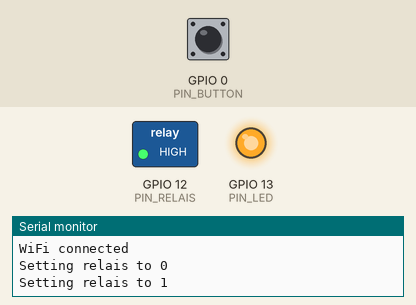
Simulated run of this sketch. Board: ESP8266 (NodeMCU). Shown: switched loads named in the sketch (green lamp = pin HIGH), output pins drawn as LEDs (lit = HIGH), the last lines printed to the serial monitor. Inputs (shaded band) come from the test bench; at power-on: GPIO 0 (PIN_BUTTON) HIGH. WiFi joins after 1.5 s; servers stay silent unless stated; storage starts empty.

Above: at 2.7 s.
2.8 s: GPIO 0 (PIN_BUTTON) pulled LOW for 0.15 s
At 4.1 s:
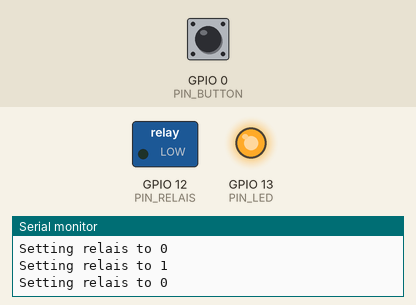
4.4 s: GPIO 0 (PIN_BUTTON) pulled LOW for 1 s
At 6.6 s:
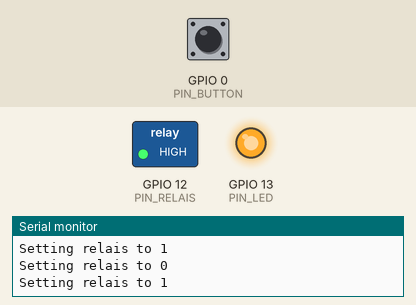
6.9 s: GPIO 0 (PIN_BUTTON) pulled LOW for 3.2 s
At 10.4 s:
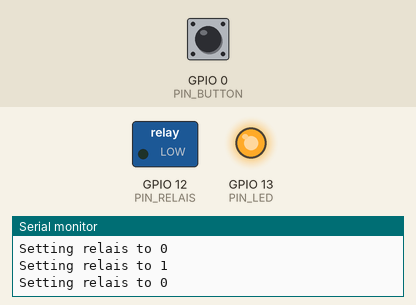
Timing chart, 0 to 11.9 s (numbered marks = the images above; inputs shaded):
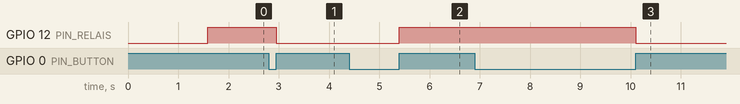

Measured:
- after the input at 2.8 s, GPIO 12 (PIN_RELAIS): HIGH → LOW after 0.15 s
- after the input at 4.4 s, GPIO 12 (PIN_RELAIS): LOW → HIGH after 1.0 s
- after the input at 6.9 s, GPIO 12 (PIN_RELAIS): HIGH → LOW after 3.2 s

The sketch:

sonoffTouchMinimal.ino
```cpp
#include <FS.h>
#include <ESP8266WiFi.h>
#include <fauxmoESP.h>
#include "globals.h"

fauxmoESP fauxmo;

#define PIN_BUTTON 0
#define PIN_LED 13
#define PIN_RELAIS 12

enum LEDMODE {
  LED_NORMAL,
  LED_INV,
  LED_OFF,
  LED_ON,
  LED_WIFI,
};

int switchState = 0;
int ledMode = LED_NORMAL;
int ledState = 0;
int lastPinState = 0;
int stateWiFi = 0;
unsigned long timeCounter = 0;

void setSwitchState(int id, int state){
  Serial.print(F("Setting relais to "));
  Serial.println(state);
  digitalWrite(PIN_RELAIS, state);
  switchState = state;
  switch(ledMode){
    case LED_INV:
      // LED -> Active Low..?
      ledState = state == 1 ? 1 : 0;
      digitalWrite(PIN_LED, ledState);
      break;
    case LED_NORMAL:
      ledState = state == 1 ? 0 : 1;
      digitalWrite(PIN_LED, ledState);
      break;
    case LED_OFF:
      digitalWrite(PIN_LED, 0);
      break;
    case LED_ON:
      digitalWrite(PIN_LED, 1);
      break;
  }
}

void setup() {

  Serial.begin(74880);

  // Check if the SPI-FS is working
  if (SPIFFS.begin()) {
    SPIFFS.end();
  }
  else
  {
    // Cant mount memory. PANIC-Blinky...
    pinMode(PIN_LED, OUTPUT);
    bool ledOn = true;
    while(1)
    {
      digitalWrite(PIN_LED,ledOn);
      ledOn = !ledOn;
      delay(250);
    }
  }

  // SPI-FS good, print some usable data.
  Serial.println(F("Mounted FS"));
  Serial.println(CODE_VERSION);
  Serial.println(WiFi.macAddress());

  // Conenct to WiFi
  wifiConnect();

  // Set Pinmodes
  pinMode(PIN_BUTTON, INPUT);
  pinMode(PIN_LED, OUTPUT);
  pinMode(PIN_RELAIS, OUTPUT);

  // Tell Fauxmo our configured Name.
  fauxmo.addDevice(configParameter.switchName->getValue());
  fauxmo.enable(true);

  // Set the LED-Mode
  if(strcmp(configParameter.ledMode->getValue(), "Inv") == 0){
    ledMode = LED_INV; // WiFi-LED on if relais off
    digitalWrite(PIN_LED, 1);
  } else if(strcmp(configParameter.ledMode->getValue(), "Off") == 0){
    ledMode = LED_OFF; // WiFi-LED always off
    digitalWrite(PIN_LED, 1); // WiFi-LED is active low
  } else if(strcmp(configParameter.ledMode->getValue(), "On") == 0){
    ledMode = LED_ON; // WiFi-LED always on
    digitalWrite(PIN_LED, 0); // WiFi-LED is active low
  } else if(strcmp(configParameter.ledMode->getValue(), "WiFi") == 0){
    ledMode = LED_WIFI; // WiFi-LED off, blinks when no WiFi
    digitalWrite(PIN_LED, 1);
  } else { // We regard every other input as "Normal", WiFi-LED on if relais on
    ledMode = LED_NORMAL;
    digitalWrite(PIN_LED, 1);
  }

  setSwitchState(0, 0);

  fauxmo.onSetState([](unsigned char device_id, const char * device_name, bool state) {
    setSwitchState(device_id, state ? 1 : 0);
    switch(device_id) { // Not needed since there is only one WeMo device emulated. However, might be handy if further stuff should be done.
      case 0:
        return switchState = state;
    }
  });
  fauxmo.onGetState([](unsigned char device_id, const char * device_name) {
    switch(device_id) { // Not needed since there is only one WeMo device emulated. However, might be handy if further stuff should be done.
      case 0:
        return switchState == 1;
    }
    return false;
  });
}


void loop() {
    fauxmo.handle();
    // Poll the Button
    if(ledMode == LED_WIFI){
      stateWiFi = WiFi.status();
      if(stateWiFi != WL_CONNECTED){
        unsigned long currMillis = millis();
        if(currMillis - timeCounter > 1000){
          ledState = ledState == 1 ? 0 : 1;
          timeCounter = millis();
        }
      }
    }
    int pinState = digitalRead(PIN_BUTTON);
    if(lastPinState == 0 && pinState == 1){
      setSwitchState(0, switchState == 0 ? 1 : 0);
    }
    lastPinState = pinState;
}
```

FSMemory.ino
```cpp
/**
 * FSMemory.ino
 *
 * Created on: 15.08.2018
 *     Author: Benedikt-Alexander Mokroß (benedikt@bhorn.de)
 */

#include <FS.h>
#include "globals.h"
#include <math.h>

inline String getConfigFilename(String key)
{
  return "pcfg_"+key;
}

String getConfigFS(String key)
{
  String filename = getConfigFilename(key);
  if(!SPIFFS.exists(filename)){
    return "";
  }
  File f = SPIFFS.open(filename, "r");
  if (!f) {
    return "";
  }
  char cfgbuf[f.size()+1];
  f.readBytes(cfgbuf,f.size());
  cfgbuf[f.size()] = 0;
  f.close();
  return String(cfgbuf);
}

boolean setConfigFS(String key, String value)
{
  String filename = getConfigFilename(key);
  File f = SPIFFS.open(filename,"w");
  if(!f){
    return false;
  }
  f.print(value);
  f.close();
  SPIFFS.end();
  return true;
}
```

Management.ino
```cpp
/**
 * Management.ino
 *
 * Created on: 15.08.2018
 *     Author: Benedikt-Alexander Mokroß (benedikt@bhorn.de)
 */

#include <FS.h>
#include <DNSServer.h>
#include <ESP8266WebServer.h>
#include <WiFiManager.h>
#include "globals.h"

const char* switchNameAnnotation = "Name of switch";
const char* switchNameParameter = "PARAMETER_NAME_SWITCHNAME";
const char* ledModeAnnotation = "Led Mode";
const char* ledModeParameter = "PARAMETER_NAME_LEDMODE";

bool wifiManagerSetup()
{
  if(!SPIFFS.begin()){
    return false;
  }
  String nameSwitchNameStr = getConfigFS("sw");
  String defaultNameSwitchNameStr = nameSwitchNameStr;
  defaultNameSwitchNameStr += getChipShortIdHex();
  if(nameSwitchNameStr.length() > 0)
    configParameter.switchName = new WiFiManagerParameter(switchNameParameter, switchNameAnnotation, nameSwitchNameStr.c_str(), 64);
  else
    configParameter.switchName = new WiFiManagerParameter(switchNameParameter, switchNameAnnotation, defaultNameSwitchNameStr.c_str(), 64);

  String ledModeStr = getConfigFS("lm");
  if(ledModeStr.length() > 0)
    configParameter.ledMode = new WiFiManagerParameter(ledModeParameter, ledModeAnnotation, ledModeStr.c_str(), 8);
  else
    configParameter.ledMode = new WiFiManagerParameter(ledModeParameter, ledModeAnnotation, "WiFi", 8);
  SPIFFS.end();
  return true;
}

bool wifiManagerPersist()
{
  if(!SPIFFS.begin()){
    return false;
  }
  bool p1 = setConfigFS("sw", configParameter.switchName->getValue());
  bool p2 = setConfigFS("lm", configParameter.ledMode->getValue());
  SPIFFS.end();
  return p1 && p2;
}

void wifiManagerTellSettings()
{
  Serial.print(F("Switch Name:\t\t"));
  Serial.println(configParameter.switchName->getValue());

  Serial.print(F("Led Mode:\t\t"));
  Serial.println(configParameter.ledMode->getValue());
}

bool wifiManager()
{
  WiFiManager wifiManager;
  wifiManagerSetup();

  WiFiManagerParameter custom_text_p1(("<p>Switch Name"));
  wifiManager.addParameter(&custom_text_p1);
  wifiManager.addParameter(configParameter.switchName);

  WiFiManagerParameter custom_text_p2(("</p><p>Led Mode ('Normal' = WiFi-Led on if relais on,'Inv' = WiFi-Led on if relais off, 'WiFi' = WiFi-Led blinks if no WiFi, 'Off', 'On')"));
  wifiManager.addParameter(&custom_text_p2);
  wifiManager.addParameter(configParameter.ledMode);

  WiFiManagerParameter custom_text_end(("</p>"));
  wifiManager.addParameter(&custom_text_end);

  String apid = String("Switch_")+getChipIdHex();
  wifiManager.autoConnect(apid.c_str(),AP_PASSWORD);

  wifiManagerPersist();

  wifiManagerTellSettings();
  return true;
}

void wifiConnect()
{
  Serial.print("Connecting to AP");
  if(wifiManager())
    Serial.println("WiFi connected");
}
```

globals.h
```cpp
/**
 * globals.h
 *
 * Created on: 15.08.2018
 *     Author: Benedikt-Alexander Mokro?? (benedikt@bhorn.de)
 */

#ifndef GLOBALS_H
#define GLOBALS_H
#include <WiFiManager.h>

/**
 * WiFi Config
 */
#define AP_PASSWORD "Antwort42"

/**
 * Misc
 */
#define UTC_TIMEZONE 2
#define DEFAULT_NAME_SWITCHNAME "Lichtschalter"

/**
 * Don't touch anything below this line!
 */
#define CODE_VERSION "v1.0"

struct configPortalHolder {
  WiFiManagerParameter* switchName;
  WiFiManagerParameter* ledMode;
} configParameter;


String getChipIdHex()
{
  return WiFi.macAddress().substring(9,11)+  // xx:xx:xx:XX:xx:xx
         WiFi.macAddress().substring(12,14)+ // xx:xx:xx:xx:XX:xx
         WiFi.macAddress().substring(15,17); // xx:xx:xx:xx:xx:XX
}

String getChipShortIdHex()
{
  return WiFi.macAddress().substring(15,17); // xx:xx:xx:xx:xx:XX
}

#endif
```
